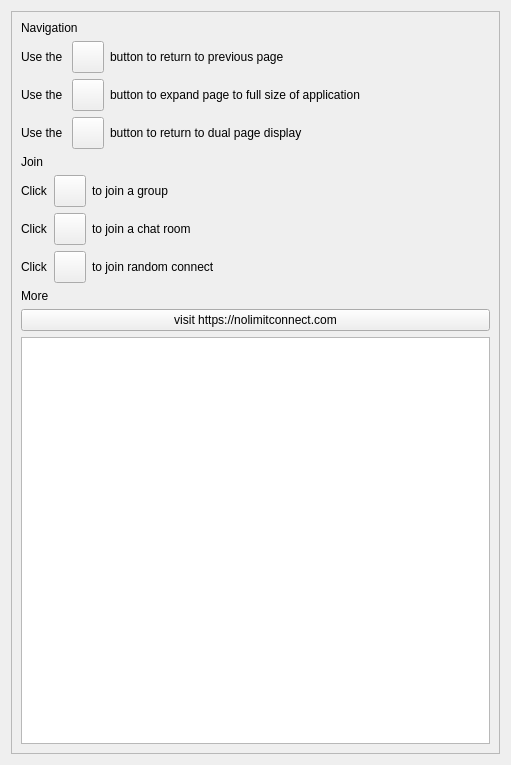
<?xml version="1.0" encoding="UTF-8"?>
<ui version="4.0">
 <class>AppletGetStartedUi</class>
 <widget class="QWidget" name="AppletGetStartedUi">
  <property name="geometry">
   <rect>
    <x>0</x>
    <y>0</y>
    <width>511</width>
    <height>765</height>
   </rect>
  </property>
  <property name="sizePolicy">
   <sizepolicy hsizetype="Preferred" vsizetype="Preferred">
    <horstretch>0</horstretch>
    <verstretch>0</verstretch>
   </sizepolicy>
  </property>
  <property name="minimumSize">
   <size>
    <width>0</width>
    <height>50</height>
   </size>
  </property>
  <property name="maximumSize">
   <size>
    <width>16777215</width>
    <height>16777215</height>
   </size>
  </property>
  <property name="windowTitle">
   <string>Information</string>
  </property>
  <layout class="QGridLayout" name="gridLayout">
   <item row="0" column="0">
    <widget class="QScrollArea" name="scrollArea">
     <property name="widgetResizable">
      <bool>true</bool>
     </property>
     <widget class="QWidget" name="scrollAreaWidgetContents">
      <property name="geometry">
       <rect>
        <x>0</x>
        <y>0</y>
        <width>491</width>
        <height>745</height>
       </rect>
      </property>
      <layout class="QVBoxLayout" name="verticalLayout">
       <item>
        <widget class="QLabel" name="m_NavigationLabel">
         <property name="sizePolicy">
          <sizepolicy hsizetype="Expanding" vsizetype="Preferred">
           <horstretch>0</horstretch>
           <verstretch>0</verstretch>
          </sizepolicy>
         </property>
         <property name="text">
          <string>Navigation</string>
         </property>
        </widget>
       </item>
       <item>
        <layout class="QHBoxLayout" name="horizontalLayout">
         <item>
          <widget class="QLabel" name="m_UseBackButtonLabel">
           <property name="sizePolicy">
            <sizepolicy hsizetype="Minimum" vsizetype="Preferred">
             <horstretch>0</horstretch>
             <verstretch>0</verstretch>
            </sizepolicy>
           </property>
           <property name="text">
            <string>Use the </string>
           </property>
          </widget>
         </item>
         <item>
          <widget class="VxPushButton" name="m_BackButton">
           <property name="sizePolicy">
            <sizepolicy hsizetype="Fixed" vsizetype="Fixed">
             <horstretch>0</horstretch>
             <verstretch>0</verstretch>
            </sizepolicy>
           </property>
           <property name="minimumSize">
            <size>
             <width>32</width>
             <height>32</height>
            </size>
           </property>
           <property name="maximumSize">
            <size>
             <width>32</width>
             <height>32</height>
            </size>
           </property>
           <property name="text">
            <string notr="true"/>
           </property>
           <property name="iconSize">
            <size>
             <width>32</width>
             <height>32</height>
            </size>
           </property>
          </widget>
         </item>
         <item>
          <widget class="QLabel" name="label">
           <property name="sizePolicy">
            <sizepolicy hsizetype="Expanding" vsizetype="Preferred">
             <horstretch>0</horstretch>
             <verstretch>0</verstretch>
            </sizepolicy>
           </property>
           <property name="text">
            <string>button to return to previous page</string>
           </property>
          </widget>
         </item>
        </layout>
       </item>
       <item>
        <layout class="QHBoxLayout" name="horizontalLayout_2">
         <item>
          <widget class="QLabel" name="m_UseExpandLabel">
           <property name="sizePolicy">
            <sizepolicy hsizetype="Minimum" vsizetype="Preferred">
             <horstretch>0</horstretch>
             <verstretch>0</verstretch>
            </sizepolicy>
           </property>
           <property name="text">
            <string>Use the </string>
           </property>
          </widget>
         </item>
         <item>
          <widget class="VxPushButton" name="m_ExpandButton">
           <property name="minimumSize">
            <size>
             <width>32</width>
             <height>32</height>
            </size>
           </property>
           <property name="maximumSize">
            <size>
             <width>32</width>
             <height>32</height>
            </size>
           </property>
           <property name="text">
            <string notr="true"/>
           </property>
           <property name="iconSize">
            <size>
             <width>32</width>
             <height>32</height>
            </size>
           </property>
          </widget>
         </item>
         <item>
          <widget class="QLabel" name="label_2">
           <property name="sizePolicy">
            <sizepolicy hsizetype="Expanding" vsizetype="Preferred">
             <horstretch>0</horstretch>
             <verstretch>0</verstretch>
            </sizepolicy>
           </property>
           <property name="text">
            <string>button to expand page to full size of application</string>
           </property>
          </widget>
         </item>
        </layout>
       </item>
       <item>
        <layout class="QHBoxLayout" name="horizontalLayout_3">
         <item>
          <widget class="QLabel" name="m_UseShrinkButtonLabel">
           <property name="sizePolicy">
            <sizepolicy hsizetype="Minimum" vsizetype="Preferred">
             <horstretch>0</horstretch>
             <verstretch>0</verstretch>
            </sizepolicy>
           </property>
           <property name="text">
            <string>Use the </string>
           </property>
          </widget>
         </item>
         <item>
          <widget class="VxPushButton" name="m_ShrinkButton">
           <property name="minimumSize">
            <size>
             <width>32</width>
             <height>32</height>
            </size>
           </property>
           <property name="maximumSize">
            <size>
             <width>32</width>
             <height>32</height>
            </size>
           </property>
           <property name="text">
            <string notr="true"/>
           </property>
           <property name="iconSize">
            <size>
             <width>32</width>
             <height>32</height>
            </size>
           </property>
          </widget>
         </item>
         <item>
          <widget class="QLabel" name="label_3">
           <property name="sizePolicy">
            <sizepolicy hsizetype="Expanding" vsizetype="Preferred">
             <horstretch>0</horstretch>
             <verstretch>0</verstretch>
            </sizepolicy>
           </property>
           <property name="text">
            <string>button to return to dual page display</string>
           </property>
          </widget>
         </item>
        </layout>
       </item>
       <item>
        <widget class="QLabel" name="label_4">
         <property name="text">
          <string>Join</string>
         </property>
        </widget>
       </item>
       <item>
        <layout class="QHBoxLayout" name="horizontalLayout_4">
         <item>
          <widget class="QLabel" name="m_ClickLabel">
           <property name="sizePolicy">
            <sizepolicy hsizetype="Minimum" vsizetype="Preferred">
             <horstretch>0</horstretch>
             <verstretch>0</verstretch>
            </sizepolicy>
           </property>
           <property name="text">
            <string>Click</string>
           </property>
          </widget>
         </item>
         <item>
          <widget class="VxPushButton" name="m_JoinGroupButton">
           <property name="minimumSize">
            <size>
             <width>32</width>
             <height>32</height>
            </size>
           </property>
           <property name="maximumSize">
            <size>
             <width>32</width>
             <height>32</height>
            </size>
           </property>
           <property name="text">
            <string notr="true"/>
           </property>
           <property name="iconSize">
            <size>
             <width>32</width>
             <height>32</height>
            </size>
           </property>
          </widget>
         </item>
         <item>
          <widget class="QLabel" name="label_5">
           <property name="sizePolicy">
            <sizepolicy hsizetype="Expanding" vsizetype="Preferred">
             <horstretch>0</horstretch>
             <verstretch>0</verstretch>
            </sizepolicy>
           </property>
           <property name="text">
            <string>to join a group</string>
           </property>
          </widget>
         </item>
        </layout>
       </item>
       <item>
        <layout class="QHBoxLayout" name="horizontalLayout_5">
         <item>
          <widget class="QLabel" name="m_ClickLabel_2">
           <property name="sizePolicy">
            <sizepolicy hsizetype="Minimum" vsizetype="Preferred">
             <horstretch>0</horstretch>
             <verstretch>0</verstretch>
            </sizepolicy>
           </property>
           <property name="text">
            <string>Click</string>
           </property>
          </widget>
         </item>
         <item>
          <widget class="VxPushButton" name="m_JoinChatRoomButton">
           <property name="minimumSize">
            <size>
             <width>32</width>
             <height>32</height>
            </size>
           </property>
           <property name="maximumSize">
            <size>
             <width>32</width>
             <height>32</height>
            </size>
           </property>
           <property name="text">
            <string notr="true"/>
           </property>
           <property name="iconSize">
            <size>
             <width>32</width>
             <height>32</height>
            </size>
           </property>
          </widget>
         </item>
         <item>
          <widget class="QLabel" name="label_6">
           <property name="sizePolicy">
            <sizepolicy hsizetype="Expanding" vsizetype="Preferred">
             <horstretch>0</horstretch>
             <verstretch>0</verstretch>
            </sizepolicy>
           </property>
           <property name="text">
            <string>to join a chat room</string>
           </property>
          </widget>
         </item>
        </layout>
       </item>
       <item>
        <layout class="QHBoxLayout" name="horizontalLayout_6">
         <item>
          <widget class="QLabel" name="m_ClickLabel_3">
           <property name="sizePolicy">
            <sizepolicy hsizetype="Minimum" vsizetype="Preferred">
             <horstretch>0</horstretch>
             <verstretch>0</verstretch>
            </sizepolicy>
           </property>
           <property name="text">
            <string>Click</string>
           </property>
          </widget>
         </item>
         <item>
          <widget class="VxPushButton" name="m_JoinRandomConnectButton">
           <property name="minimumSize">
            <size>
             <width>32</width>
             <height>32</height>
            </size>
           </property>
           <property name="maximumSize">
            <size>
             <width>32</width>
             <height>32</height>
            </size>
           </property>
           <property name="text">
            <string notr="true"/>
           </property>
           <property name="iconSize">
            <size>
             <width>32</width>
             <height>32</height>
            </size>
           </property>
          </widget>
         </item>
         <item>
          <widget class="QLabel" name="label_7">
           <property name="sizePolicy">
            <sizepolicy hsizetype="Expanding" vsizetype="Preferred">
             <horstretch>0</horstretch>
             <verstretch>0</verstretch>
            </sizepolicy>
           </property>
           <property name="text">
            <string>to join random connect</string>
           </property>
          </widget>
         </item>
        </layout>
       </item>
       <item>
        <widget class="QLabel" name="label_8">
         <property name="text">
          <string>More</string>
         </property>
        </widget>
       </item>
       <item>
        <widget class="QPushButton" name="gotoWebsiteButton">
         <property name="sizePolicy">
          <sizepolicy hsizetype="Minimum" vsizetype="Preferred">
           <horstretch>0</horstretch>
           <verstretch>0</verstretch>
          </sizepolicy>
         </property>
         <property name="text">
          <string>visit https://nolimitconnect.com</string>
         </property>
        </widget>
       </item>
       <item>
        <widget class="VxPlainTextEdit" name="m_PlainTextEdit">
         <property name="sizePolicy">
          <sizepolicy hsizetype="Minimum" vsizetype="Expanding">
           <horstretch>0</horstretch>
           <verstretch>0</verstretch>
          </sizepolicy>
         </property>
        </widget>
       </item>
      </layout>
     </widget>
    </widget>
   </item>
  </layout>
 </widget>
 <customwidgets>
  <customwidget>
   <class>VxPushButton</class>
   <extends>QPushButton</extends>
   <header>VxPushButton.h</header>
  </customwidget>
  <customwidget>
   <class>VxPlainTextEdit</class>
   <extends>QPlainTextEdit</extends>
   <header>VxPlainTextEdit.h</header>
  </customwidget>
 </customwidgets>
 <resources/>
 <connections/>
</ui>
